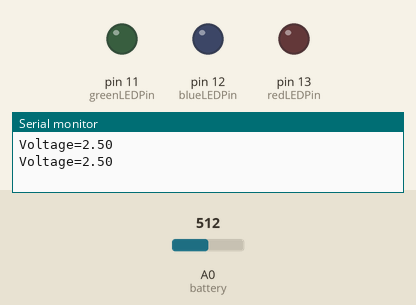
Simulated run of this sketch. Board: Arduino Uno, built with avr-gcc and run on an emulated ATmega328P. Parts: output pins drawn as LEDs (lit = HIGH), the last lines printed to the serial monitor. Inputs (shaded band) come from the test bench; at power-on: A0 (battery) = 512.

Above: at 1.8 s.
1.9 s: A0 (battery) set to 341
3.4 s: A0 (battery) set to 309
At 5.2 s:
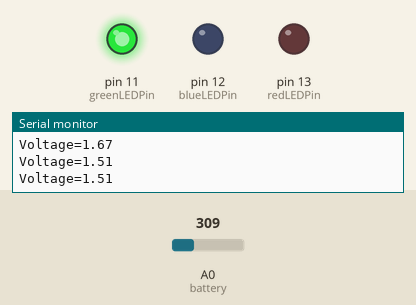
5.5 s: A0 (battery) set to 222
7.2 s: A0 (battery) set to 189
At 8.3 s:
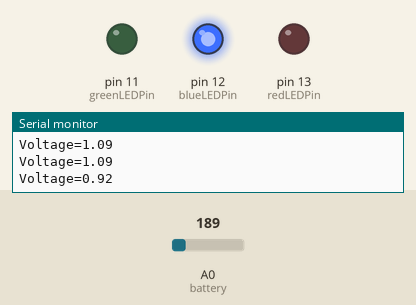
9.5 s: A0 (battery) set to 306
At 11.0 s:
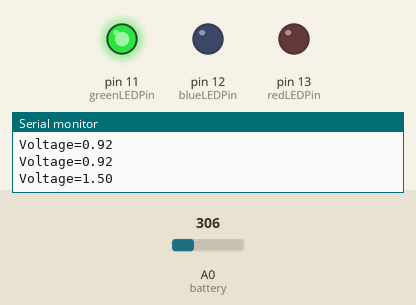
11.5 s: A0 (battery) set to 122
At 12.6 s:
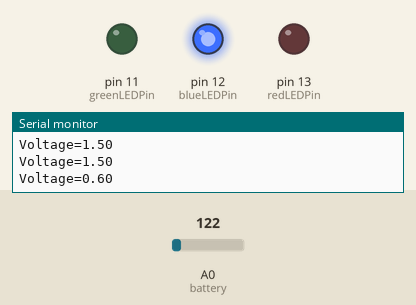
Timing chart, 0 to 14.5 s (numbered marks = the images above; inputs shaded):
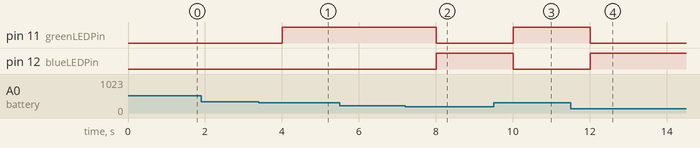

The sketch:

P4_Pilas.AAA.AA.1.5V.ino
```cpp
const int greenLEDPin = 11;
const int redLEDPin = 13;
const int blueLEDPin = 12;

const int battery = A0;

float voltage=0;
float divition=5.0/1023;
int analogValue=0;

void setup() {
  Serial.begin(9600);

  pinMode(greenLEDPin, OUTPUT);
  pinMode(redLEDPin, OUTPUT);
  pinMode(blueLEDPin, OUTPUT);
  pinMode(battery, INPUT);
}

void loop() {
 analogValue = analogRead(battery);
 voltage=divition*analogValue;
  if (voltage<1.6 && voltage>1.0)
 {
  digitalWrite(greenLEDPin,HIGH);
  digitalWrite(blueLEDPin,LOW);
  digitalWrite(redLEDPin,LOW);
 }
  else if(voltage<=1.0 && voltage>0.5)
 {
  digitalWrite(greenLEDPin,LOW);
  digitalWrite(blueLEDPin,HIGH);
  digitalWrite(redLEDPin,LOW);
 }
  else if(voltage<=0.5 && voltage>=0.1)
 {
  digitalWrite(greenLEDPin,LOW);
  digitalWrite(blueLEDPin,LOW);
  digitalWrite(redLEDPin,HIGH);
 }
    else
  {
  digitalWrite(greenLEDPin,LOW);
  digitalWrite(blueLEDPin,LOW);
  digitalWrite(redLEDPin,LOW);
  }
 Serial.print("Voltage=");
 Serial.print(voltage);
 Serial.print("\n");
 delay(1000);
 voltage=0;
}
```

Measured:
- the behaviour switches between 328 and 327 on A0 (battery) (found by bisection; images 0 and 1)
- the behaviour switches between 205 and 204 on A0 (battery) (found by bisection; images 1 and 2)
- after the input at 3.4 s, pin 11 (greenLEDPin): LOW → HIGH after 0.60 s
- after the input at 7.2 s, pin 11 (greenLEDPin): HIGH → LOW after 0.80 s; pin 12 (blueLEDPin): LOW → HIGH after 0.80 s
- after the input at 9.5 s, pin 11 (greenLEDPin): LOW → HIGH after 0.51 s; pin 12 (blueLEDPin): HIGH → LOW after 0.51 s
- after the input at 11.5 s, pin 11 (greenLEDPin): HIGH → LOW after 0.51 s; pin 12 (blueLEDPin): LOW → HIGH after 0.51 s
